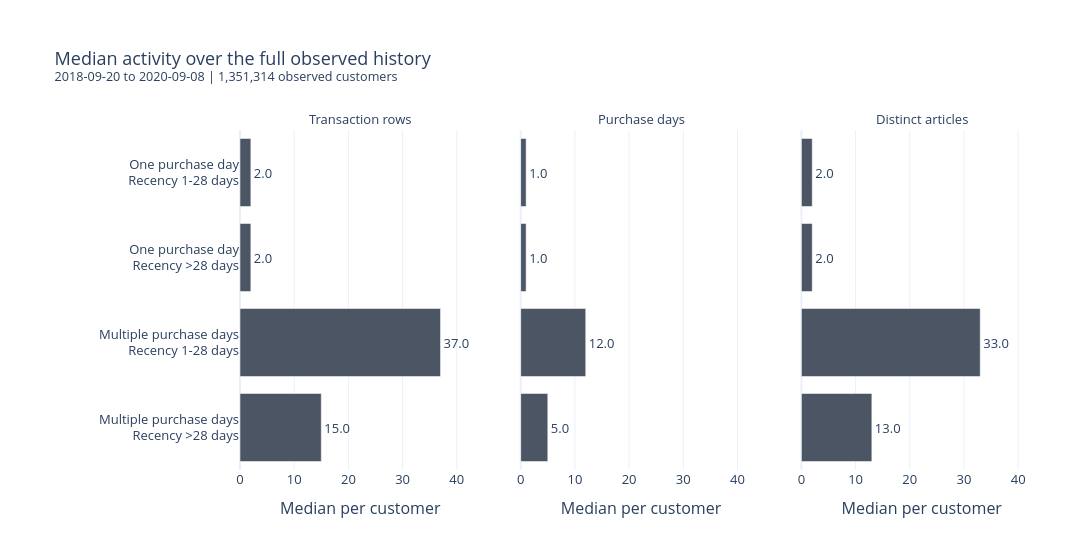

Source (notebook cell):
### Code cell
fig = px.bar(
    profile_median_data,
    x="median_value",
    y="profile_label",
    facet_col="measure",
    facet_col_spacing=0.05,
    orientation="h",
    text="median_value",
    category_orders={
        "measure": median_measure_order,
    },
    color_discrete_sequence=["#4B5563"],
    hover_data={
        "customers": ":,",
        "median_value": ":.1f",
    },
    labels={
        "median_value": "Median per customer",
        "profile_label": "Customer profile",
        "customers": "Customers in group",
    },
    template="plotly_white",
    title=(
        "Median activity over the full observed history"
        f"<br><sup>{EDA_START.date()} to "
        f"{(EDA_END_EXCLUSIVE - pd.Timedelta(days=1)).date()}"
        f" | {observed_customers:,} observed customers</sup>"
    ),
)

fig.update_traces(
    texttemplate="%{x:.1f}",
    textposition="outside",
    cliponaxis=False,
)

fig.update_yaxes(
    title_text=None,
    categoryorder="array",
    categoryarray=profile_order,
    autorange="reversed",
)

fig.update_xaxes(
    range=[
        0,
        float(profile_median_data["median_value"].max()) * 1.2,
    ],
    title_text="Median per customer",
)

for annotation in fig.layout.annotations:
    annotation.text = annotation.text.split("=", 1)[-1]

fig.update_layout(
    width=1150,
    height=540,
    font={"size": 13},
    showlegend=False,
    margin={"l": 240, "r": 50, "t": 130, "b": 70},
)

fig.show(
    renderer="plotly_mimetype+png",
    config={"displaylogo": False},
)

### Figure 1 — Plotly figure (JSON) as saved in the notebook; plotly's stock layout.template omitted (floating-point values rounded to 4 significant figures)
{"data": [{"cliponaxis": false, "customdata": [[18662], [425762], [216327], [690563]], "hovertemplate": "measure=Transaction rows<br>Median per customer=%{text:.1f}<br>Customer profile=%{y}<br>Customers in group=%{customdata[0]:,}<extra></extra>", "legendgroup": "", "marker": {"color": "#4B5563", "pattern": {"shape": ""}}, "name": "", "orientation": "h", "showlegend": false, "text": [2.0, 2.0, 37.0, 15.0], "textposition": "outside", "texttemplate": "%{x:.1f}", "type": "bar", "x": [2.0, 2.0, 37.0, 15.0], "xaxis": "x", "y": ["One purchase day<br>Recency 1-28 days", "One purchase day<br>Recency >28 days", "Multiple purchase days<br>Recency 1-28 days", "Multiple purchase days<br>Recency >28 days"], "yaxis": "y"}, {"cliponaxis": false, "customdata": [[18662], [425762], [216327], [690563]], "hovertemplate": "measure=Purchase days<br>Median per customer=%{text:.1f}<br>Customer profile=%{y}<br>Customers in group=%{customdata[0]:,}<extra></extra>", "legendgroup": "", "marker": {"color": "#4B5563", "pattern": {"shape": ""}}, "name": "", "orientation": "h", "showlegend": false, "text": [1.0, 1.0, 12.0, 5.0], "textposition": "outside", "texttemplate": "%{x:.1f}", "type": "bar", "x": [1.0, 1.0, 12.0, 5.0], "xaxis": "x2", "y": ["One purchase day<br>Recency 1-28 days", "One purchase day<br>Recency >28 days", "Multiple purchase days<br>Recency 1-28 days", "Multiple purchase days<br>Recency >28 days"], "yaxis": "y2"}, {"cliponaxis": false, "customdata": [[18662], [425762], [216327], [690563]], "hovertemplate": "measure=Distinct articles<br>Median per customer=%{text:.1f}<br>Customer profile=%{y}<br>Customers in group=%{customdata[0]:,}<extra></extra>", "legendgroup": "", "marker": {"color": "#4B5563", "pattern": {"shape": ""}}, "name": "", "orientation": "h", "showlegend": false, "text": [2.0, 2.0, 33.0, 13.0], "textposition": "outside", "texttemplate": "%{x:.1f}", "type": "bar", "x": [2.0, 2.0, 33.0, 13.0], "xaxis": "x3", "y": ["One purchase day<br>Recency 1-28 days", "One purchase day<br>Recency >28 days", "Multiple purchase days<br>Recency 1-28 days", "Multiple purchase days<br>Recency >28 days"], "yaxis": "y3"}], "layout": {"annotations": [{"font": {}, "showarrow": false, "text": "Transaction rows", "x": 0.15, "xanchor": "center", "xref": "paper", "y": 1, "yanchor": "bottom", "yref": "paper"}, {"font": {}, "showarrow": false, "text": "Purchase days", "x": 0.5, "xanchor": "center", "xref": "paper", "y": 1, "yanchor": "bottom", "yref": "paper"}, {"font": {}, "showarrow": false, "text": "Distinct articles", "x": 0.85, "xanchor": "center", "xref": "paper", "y": 1, "yanchor": "bottom", "yref": "paper"}], "barmode": "relative", "font": {"size": 13}, "height": 540, "legend": {"tracegroupgap": 0}, "margin": {"b": 70, "l": 240, "r": 50, "t": 130}, "showlegend": false, "title": {"text": "Median activity over the full observed history<br><sup>2018-09-20 to 2020-09-08 | 1,351,314 observed customers</sup>"}, "width": 1150, "xaxis": {"anchor": "y", "domain": [0, 0.3], "range": [0, 44.4], "title": {"text": "Median per customer"}}, "xaxis2": {"anchor": "y2", "domain": [0.35, 0.65], "matches": "x", "range": [0, 44.4], "title": {"text": "Median per customer"}}, "xaxis3": {"anchor": "y3", "domain": [0.7, 1], "matches": "x", "range": [0, 44.4], "title": {"text": "Median per customer"}}, "yaxis": {"anchor": "x", "autorange": "reversed", "categoryarray": ["One purchase day<br>Recency 1-28 days", "One purchase day<br>Recency >28 days", "Multiple purchase days<br>Recency 1-28 days", "Multiple purchase days<br>Recency >28 days"], "categoryorder": "array", "domain": [0, 1], "title": {}}, "yaxis2": {"anchor": "x2", "autorange": "reversed", "categoryarray": ["One purchase day<br>Recency 1-28 days", "One purchase day<br>Recency >28 days", "Multiple purchase days<br>Recency 1-28 days", "Multiple purchase days<br>Recency >28 days"], "categoryorder": "array", "domain": [0, 1], "matches": "y", "showticklabels": false}, "yaxis3": {"anchor": "x3", "autorange": "reversed", "categoryarray": ["One purchase day<br>Recency 1-28 days", "One purchase day<br>Recency >28 days", "Multiple purchase days<br>Recency 1-28 days", "Multiple purchase days<br>Recency >28 days"], "categoryorder": "array", "domain": [0, 1], "matches": "y", "showticklabels": false}}}
